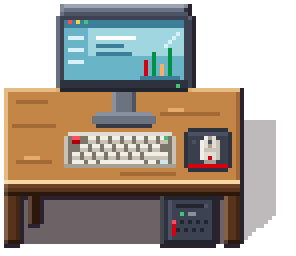
#> input picture pixel-art/sprites/desk/desk_front.png, 74 x 64 px (shown 4 times larger)
$ python bookshelf.py
#> lines starting #> are read from the running program, lines starting #| are printed output that depends on the picture
### pixel-art/sprites/kit.py
"""Shared sprite kit for the Gastron virtual office — 32px grid, top-down 3/4 view (not isometric).

Style contract (every sprite follows this):
  * camera looks down at ~3/4: objects show a lit TOP face and a darker FRONT face
  * light comes from the top-left; 1px dark outline (OL) around every silhouette
  * v2 (after ko.dll): dark outline only on the shade side; long sheared cast shadow to the right
  * 4-step colour ramps: [highlight, base, shade, deep]
"""
from pathlib import Path

import numpy as np
from PIL import Image

GRID = 32

# ------------------------------------------------------------- palette ----
OL = "#2b2230"
SHADOW = (40, 24, 30)
WOOD = ["#e2ad6c", "#c38646", "#a46a36", "#7a4a26"]          # desk top (lit plane, kept bright)
LIP = "#f6d8a4"                                              # cream highlight on the edge that faces the light
WOOD_F = ["#6e4226", "#58331c", "#432514", "#2c170b"]        # front faces: much darker than the top
METAL = ["#8a919e", "#6b7280", "#4f5562", "#363a44"]
PLASTIC = ["#4e5466", "#3d4252", "#2e323e", "#22252e"]       # monitor bezel, chair
FABRIC = ["#5a6072", "#474c5c", "#383c49", "#2a2d37"]        # chair cushion
SCREEN = ["#d7f1f6", "#9fd6e0", "#6ab4c8", "#3d7f98"]
KEY = ["#f2efe8", "#e2ddd2", "#c9c3b6", "#a8a193"]
RED = ["#ff4d5a", "#D70010", "#a8000c", "#78000a"]           # Gastron CI red
GREEN = ["#3fc47a", "#009143", "#006e33", "#004d24"]          # Gastron CI green
FLOOR = ["#d6bb90", "#ccb087", "#c3a67c", "#a98c64"]         # preview background only


def hx(c):
    return c if isinstance(c, tuple) else tuple(int(c[i:i + 2], 16) for i in (1, 3, 5))


class Sprite:
    """Transparent pixel canvas with helpers. Draw, then .finish() adds outline + shadow."""

    def __init__(self, w, h):
        self.w, self.h = w, h
        self.a = np.zeros((h, w, 4), np.uint8)
        self.casts = []                                           # floor footprints that throw shadow

    def cast(self, x0, y0, x1, y1, height):
        """Register a floor footprint (screen rect where the object meets the floor) and the
        object's height above it. finish() sweeps it toward the upper-right (light from the
        front-left) — so a long desk throws a long shadow along its whole depth."""
        self.casts.append((x0, y0, x1, y1, height))

    # ---- primitives
    def px(self, x, y, c):
        if 0 <= x < self.w and 0 <= y < self.h:
            self.a[int(y), int(x)] = list(hx(c)[:3]) + [255]

    def rect(self, x0, y0, x1, y1, c):
        """Filled rect, x1/y1 exclusive."""
        x0, y0, x1, y1 = max(0, x0), max(0, y0), min(self.w, x1), min(self.h, y1)
        if x1 > x0 and y1 > y0:
            self.a[y0:y1, x0:x1] = list(hx(c)[:3]) + [255]

    def hline(self, x0, x1, y, c):
        self.rect(x0, y, x1, y + 1, c)

    def vline(self, x, y0, y1, c):
        self.rect(x, y0, x + 1, y1, c)

    # [8 lines left out: function rrect, not called in this run]

    def disc(self, cx, cy, rx, ry, c):
        for y in range(int(cy - ry), int(cy + ry) + 1):
            for x in range(int(cx - rx), int(cx + rx) + 1):
                if ((x - cx) / rx) ** 2 + ((y - cy) / ry) ** 2 <= 1:
                    self.px(x, y, c)

    # [16 lines left out: function paste, not called in this run]

    # ---- finishing
    def finish(self, outline=True, shadow=True, shear=0.6, max_shift=14, rim=0.16, full_outline=False):
        """v2 finishing pass (style study of ko.dll's desk):
        * SELECTIVE OUTLINE — dark OL only on the bottom / right edges (the shade side);
          the top / left edges facing the light get no dark line, just a lightened rim pixel.
        * LONG CAST SHADOW — the silhouette sheared to the right in proportion to its height
          above the floor line (light from the upper-left), flat semi-transparent colour.
          The canvas grows to the right by up to `max_shift` px to hold it; the object itself
          keeps its position, so anchor sprites by their top-left / object bottom as before.
        """
        m = self.a[..., 3] == 255
        if outline:
            up = np.zeros_like(m); up[1:, :] = m[:-1, :]          # inside pixel directly above
            dn = np.zeros_like(m); dn[:-1, :] = m[1:, :]          # inside pixel directly below
            lf = np.zeros_like(m); lf[:, 1:] = m[:, :-1]
            rt = np.zeros_like(m); rt[:, :-1] = m[:, 1:]
            ring = (up | dn | lf | rt) & ~m
            lit_side = ring & (dn | rt) & ~(up | lf)              # sits above / left of the shape
            if rim:                                               # brighten the shape's lit edge instead
                edge = m & (~np.roll(m, 1, 0) | ~np.roll(m, 1, 1))
                edge[0, :] |= m[0, :]
                edge[:, 0] |= m[:, 0]
                rgb = self.a[edge, :3].astype(float)
                self.a[edge, :3] = (rgb + (255 - rgb) * rim).astype(np.uint8)
            self.a[ring if full_outline else ring & ~lit_side] = list(hx(OL)) + [255]
            m = self.a[..., 3] == 255
        if shadow and self.casts:
            kx, ky = shear, shear * 0.75
            pad = int(max(h for *_, h in self.casts) * kx) + 1
            big = np.zeros((self.h, self.w + pad, 4), np.uint8)
            big[:, :self.w] = self.a
            sh = np.zeros(big.shape[:2], bool)
            for x0, y0, x1, y1, hgt in self.casts:
                for t in range(hgt + 1):                          # sweep the footprint up to the object's height
                    dx, dy = int(round(t * kx)), int(round(t * ky))
                    ya, yb = max(0, y0 - dy), max(0, y1 - dy)
                    sh[ya:yb, max(0, x0 + dx):x1 + dx] = True
            sh &= big[..., 3] == 0
            big[sh] = list(SHADOW) + [int(255 * 0.30)]
            self.a, self.w = big, self.w + pad
        elif shadow:
            rows = np.where(m.any(axis=1))[0]
            floor = rows.max() if len(rows) else self.h - 1
            pad = max_shift
            big = np.zeros((self.h, self.w + pad, 4), np.uint8)
            big[:, :self.w] = self.a
            mb = np.zeros((self.h, self.w + pad), bool)
            mb[:, :self.w] = m
            sh = np.zeros_like(mb)
            for y in range(self.h):
                k = int(round((floor - y) * shear))
                if k > max_shift:                                 # tall parts (monitor, bottle) would
                    continue                                      # throw shadow onto thin air: cut it off
                if k > 0:
                    sh[y, k:] = mb[y, :-k]
                elif k == 0:
                    sh[y] = mb[y]
            sh &= big[..., 3] == 0
            big[sh] = list(SHADOW) + [int(255 * 0.30)]
            self.a, self.w = big, self.w + pad
        return self

    # [8 lines left out: function wall_shadow, not called in this run]

    def image(self):
        return Image.fromarray(self.a, "RGBA")

    # [4 lines left out: function save, not called in this run]


def floor_bg(w, h):
    """Wood-plank floor tile used only behind previews, so the sprite is judged in context."""
    bg = np.zeros((h, w, 4), np.uint8)
    for row, y in enumerate(range(0, h, 8)):
        x = -((row * 13) % 24)
        while x < w:
            ln = 24 + ((x * 7 + row * 11) % 3) * 8
            c = hx(FLOOR[(x + row) % 3])
            bg[y:y + 7, max(0, x):max(0, min(w, x + ln - 1))] = list(c) + [255]
            bg[y:y + 7, max(0, min(w, x + ln - 1)):max(0, min(w, x + ln))] = list(hx(FLOOR[3])) + [255]
            x += ln
        bg[min(h, y + 7):min(h, y + 8), :] = list(hx(FLOOR[3])) + [255]
    return Image.fromarray(bg, "RGBA")


# [29 lines left out: function preview, not called in this run]

### pixel-art/sprites/bookshelf.py
"""Sprite 09 — bookshelf, 4 directions. Steep top-down camera, desk scale
(90 cm wide = 44 px, 35 cm deep = 14 px top face, 180 cm tall = 36 px front face).

Top-down cues: a big lit TOP face with things lying on it (flat books, a little plant),
every shelf board shows a thin lit top edge, and every book shows a lit pixel on its top.

Direction = the way the OPEN side faces:
  shelf_front.png  48x58  shelves + books face the viewer
  shelf_back.png   48x58  plain back panel faces the viewer
  shelf_left.png   24x78  open side faces left (west): side panel, book ends peek at the open edge
  shelf_right.png  24x78  open side faces right (east)
Anchor by the bottom-centre. Outputs in ./bookshelf/ + bookshelf-preview.png (desk for scale)
"""
import random
from pathlib import Path

from PIL import Image

from kit import GREEN, LIP, RED, WOOD, WOOD_F, Sprite, floor_bg

OUT = Path(__file__).parent / "bookshelf"
OUT.mkdir(exist_ok=True)
BOOKS = ["#b0473a", "#3f6f8f", "#d8b44a", "#4f8f5c", "#e8e2d4", "#7a4f8f", "#c96a3a", "#2f4f6f", RED[1], GREEN[1]]
INSIDE = "#24140a"                                            # shadowed back of the shelves


def lighter(c, t=0.3):
    r, g, b = (int(c[i:i + 2], 16) for i in (1, 3, 5))
    return "#%02x%02x%02x" % tuple(int(v + (255 - v) * t) for v in (r, g, b))


def darker(c, t=0.3):
    r, g, b = (int(c[i:i + 2], 16) for i in (1, 3, 5))
    return "#%02x%02x%02x" % tuple(int(v * (1 - t)) for v in (r, g, b))


def top_face(s, x0, x1, y0, y1, items, mirror=False):
    """Lit top of the cabinet + what lies on it (positions mirror for the back view)."""
    s.rect(x0, y0, x1, y1, WOOD[1])
    s.hline(x0, x1, y0, WOOD[0])
    s.vline(x0, y0, y1, WOOD[0])
    s.vline(x1 - 1, y0 + 1, y1, WOOD[2])
    for y in range(y0 + 3, y1 - 2, 4):                        # grain along the long side
        s.hline(x0 + 3 + (y * 7) % 9, x0 + 12 + (y * 7) % 9, y, WOOD[2])
    s.hline(x0, x1, y1 - 1, LIP)                              # near edge catches the light
    if not items:
        return
    w = x1 - x0
    fx = (lambda a: x1 - (a - x0) - 1) if mirror else (lambda a: a)
    # two books lying flat (we see their covers) + a small potted plant
    bx = fx(x0 + 4) - (6 if mirror else 0)
    s.rect(bx, y0 + 4, bx + 7, y0 + 9, BOOKS[1])
    s.hline(bx, bx + 7, y0 + 4, lighter(BOOKS[1]))
    s.rect(bx + 1, y0 + 2, bx + 8, y0 + 6, RED[1])            # second one on top, slightly turned
    s.hline(bx + 1, bx + 8, y0 + 2, RED[0])
    s.vline(bx + 7, y0 + 3, y0 + 6, "#f4f1ea")                # page edge
    px_ = fx(x0 + w - 9) - (4 if mirror else 0)
    s.rect(px_, y0 + 6, px_ + 5, y0 + 10, "#c97a4a")          # plant pot
    s.disc(px_ + 2.5, y0 + 5.5, 2.5, 1.2, "#e09a6a")          # pot rim
    s.disc(px_ + 2.5, y0 + 3.5, 3.5, 3, "#549f42")            # leaves seen from above
    s.disc(px_ + 1.5, y0 + 2.5, 2, 1.6, "#78bf55")
    s.px(px_ + 1, y0 + 2, "#a6dc72")


def book_row(s, x0, x1, base, hmax, rng):
    """Books standing on a shelf: varied widths/heights, lit top pixel, the odd gap or binder."""
    x = x0
    while x < x1:
        if rng.random() < 0.1 and x + 3 < x1:                 # gap
            x += 2
            continue
        if rng.random() < 0.15 and x + 5 <= x1:               # binder with a white label
            c = rng.choice([RED[1], "#2f4f6f", GREEN[1]])
            s.rect(x, base - hmax, x + 4, base, c)
            s.hline(x, x + 4, base - hmax, lighter(c))
            s.rect(x + 1, base - hmax + 2, x + 3, base - hmax + 3, "#f4f1ea")
            x += 4
            continue
        bw = rng.choice([1, 2, 2, 3])
        if x + bw > x1:
            break
        bh = hmax - rng.choice([0, 0, 1, 2])
        c = rng.choice(BOOKS)
        s.rect(x, base - bh, x + bw, base, c)
        s.hline(x, x + bw, base - bh, lighter(c, 0.4))        # book top seen from above
        if bw > 1:
            s.vline(x + bw - 1, base - bh + 1, base, darker(c, 0.25))
        x += bw


# ================================================================ front ===
X0, X1 = 2, 46
TOP0, TOP1 = 4, 18
FR1 = 54
SHELVES = [18, 26, 34, 42, 50]                                # board tops (y)


def carcass_front(s):
    s.rect(X0, TOP1, X1, FR1, WOOD_F[1])                      # front frame
    s.vline(X0, TOP1, FR1, WOOD_F[0])
    s.vline(X1 - 1, TOP1, FR1, WOOD_F[2])
    s.rect(X0 + 2, TOP1 + 1, X1 - 2, FR1 - 4, INSIDE)         # dark interior
    s.rect(X0 + 1, FR1 - 4, X1 - 1, FR1, WOOD_F[3])           # kick plinth
    s.hline(X0 + 1, X1 - 1, FR1 - 4, WOOD_F[2])


def draw_front():
    s = Sprite(48, 58)
    carcass_front(s)
    rng = random.Random(7)
    for a, b in zip(SHELVES, SHELVES[1:]):
        if b == 34:                                           # one shelf with a trophy + a box
            book_row(s, X0 + 3, X0 + 22, b - 1, 6, rng)
            s.rect(X0 + 26, b - 5, X0 + 29, b - 1, "#d8b44a")  # trophy
            s.hline(X0 + 25, X0 + 30, b - 6, "#f0d27a")
            s.rect(X0 + 27, b - 2, X0 + 28, b - 1, "#a8862a")
            s.rect(X0 + 32, b - 4, X1 - 4, b - 1, "#d9a866")  # storage box
            s.hline(X0 + 32, X1 - 4, b - 4, "#e8bf82")
            s.px(X0 + 35, b - 3, RED[1])
        else:
            book_row(s, X0 + 3, X1 - 3, b - 1, 6, rng)
        s.rect(X0 + 2, b - 1, X1 - 2, b, WOOD[1])             # shelf board: lit top edge
        s.hline(X0 + 2, X1 - 2, b - 1, WOOD[0])
        s.rect(X0 + 2, b, X1 - 2, b + 1, WOOD_F[1])           # ... and its front edge
    top_face(s, X0, X1, TOP0, TOP1, True)
    s.cast(X0, TOP0 + (FR1 - TOP1), X1, FR1, FR1 - TOP1)
    return s.finish()


def draw_back():
    s = Sprite(48, 58)
    s.rect(X0, TOP1, X1, FR1, WOOD_F[1])                      # plain back panel
    s.vline(X0, TOP1, FR1, WOOD_F[0])
    s.vline(X1 - 1, TOP1, FR1, WOOD_F[2])
    for x in range(X0 + 11, X1 - 4, 11):                      # plank seams
        s.vline(x, TOP1 + 1, FR1 - 4, WOOD_F[2])
    s.rect(X0 + 1, FR1 - 4, X1 - 1, FR1, WOOD_F[3])
    s.hline(X0 + 1, X1 - 1, FR1 - 4, WOOD_F[2])
    s.rect(30, 24, 38, 29, "#f4f1ea")                         # assembly label
    s.px(31, 25, RED[1])
    top_face(s, X0, X1, TOP0, TOP1, True, mirror=True)
    s.cast(X0, TOP0 + (FR1 - TOP1), X1, FR1, FR1 - TOP1)
    return s.finish()


# ================================================================= side ===
SX0, SX1 = 3, 20                                              # 17 px: the shelf's depth
STOP0, STOP1 = 4, 39                                          # 35 px: its width x0.8
SFR1 = 75


def draw_side(open_east):
#> called with open_east = False
    s = Sprite(24, 78)
    X = (lambda a, b: (a, b)) if open_east else (lambda a, b: (SX0 + SX1 - b, SX0 + SX1 - a))
    s.rect(SX0, STOP1, SX1, SFR1, WOOD_F[1])                  # side panel
    s.vline(SX0, STOP1, SFR1, WOOD_F[0])
    s.vline(SX1 - 1, STOP1, SFR1, WOOD_F[2])
    for y in range(STOP1 + 5, SFR1 - 6, 7):                   # grain
        s.hline(SX0 + 3, SX1 - 4, y, WOOD_F[2])
    s.rect(SX0 + 1, SFR1 - 4, SX1 - 1, SFR1, WOOD_F[3])
    # open edge: shelf ends + book ends peeking past the carcass edge
    ea, eb = X(SX1 - 3, SX1)
    s.rect(ea, STOP1, eb, SFR1 - 4, WOOD_F[0])
    rng = random.Random(3)
    for i, y in enumerate(range(STOP1 + 1, SFR1 - 5, 8)):
        s.hline(ea, eb, y, WOOD[1])                           # shelf board end (lit)
        for k in range(1, 7):
            if rng.random() < 0.7:
                s.px(X(SX1 - 2, SX1 - 1)[0], y + k, rng.choice(BOOKS))
    # top face (the shelf's width runs into the screen) + items lying on it
    s.rect(SX0, STOP0, SX1, STOP1, WOOD[1])
    s.hline(SX0, SX1, STOP0, WOOD[0])
    s.vline(SX0, STOP0, STOP1, WOOD[0])
    s.vline(SX1 - 1, STOP0 + 1, STOP1, WOOD[2])
    for x in range(SX0 + 3, SX1 - 2, 4):
        s.vline(x, STOP0 + 4 + x % 5, STOP0 + 14 + x % 5, WOOD[2])
    s.hline(SX0, SX1, STOP1 - 1, LIP)
    ba, bb = X(SX0 + 4, SX0 + 10)                             # flat books
    s.rect(ba, STOP0 + 4, bb, STOP0 + 12, BOOKS[1])
    s.rect(ba + 1, STOP0 + 3, bb + 1, STOP0 + 9, RED[1])
    s.hline(ba + 1, bb + 1, STOP0 + 3, RED[0])
    pa = X(SX0 + 6, SX0 + 11)[0]                              # plant near the far end
    s.rect(pa, STOP0 + 26, pa + 5, STOP0 + 30, "#c97a4a")
    s.disc(pa + 2.5, STOP0 + 25.5, 2.5, 1.2, "#e09a6a")
    s.disc(pa + 2.5, STOP0 + 23.5, 3.5, 3, "#549f42")
    s.disc(pa + 1.5, STOP0 + 22.5, 2, 1.6, "#78bf55")
    s.cast(SX0, STOP0 + (SFR1 - STOP1), SX1, SFR1, SFR1 - STOP1)
    return s.finish()


if __name__ == "__main__":
    views = {"front": draw_front(), "back": draw_back(), "left": draw_side(False), "right": draw_side(True)}
    for k, v in views.items():
        v.image().save(OUT / f"shelf_{k}.png")
#> this loop made 4 passes
#> pass 1, `v.image().save(OUT / f"shelf_{k}.png")`:
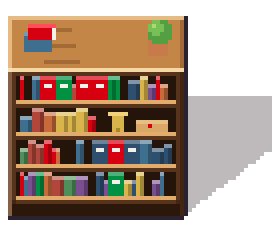
#> saved as shelf_front.png: PIL image 70x58 RGBA (shown 4 times larger); mean R, G, B, A 77.7, 55.1, 39.8, 152.4; transparent parts drawn white
#> pass 2, `v.image().save(OUT / f"shelf_{k}.png")`:
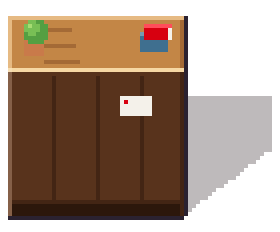
#> saved as shelf_back.png: PIL image 70x58 RGBA (shown 4 times larger); mean R, G, B, A 68.5, 45.3, 29.6, 152.4; transparent parts drawn white
    desk = Image.open(Path(__file__).parent / "desk" / "desk_front.png")
#> desk is the input picture: PIL image 74x64 RGBA; mean R, G, B, A 82.5, 72.5, 62.9, 163.7
    items = [views[k].image() for k in ("front", "back", "left", "right")] + [desk]
#> items = 5 items
    gap = 8
    H = max(i.height for i in items) + 2 * gap
#> H = 94
    W = sum(i.width for i in items) + gap * (len(items) + 1)
#> W = 354
    scene = floor_bg(W, H)
#> after the loop in floor_bg, `for row, y in enumerate(range(0, h, 8)):`:
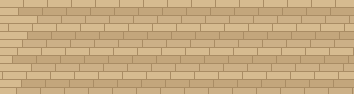
#> bg: shape (94, 354, 4); mean of channels 0, 1, 2, 3 199.5, 171.4, 129.6, 255; drawn as R, G, B
    x = gap
    for im in items:
        scene.alpha_composite(im, (x, H - gap - im.height))
        x += im.width + gap
#> this loop made 5 passes
#> x on passes 1 to 5: 86, 164, 218, 272, 354
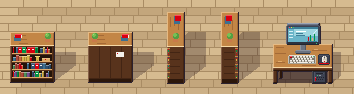
#> scene: PIL image 354x94 RGBA; mean R, G, B, A 173, 144, 108.1, 255
#> after the loop, x = 354
    scene.convert("RGB").resize((W * 6, H * 6), Image.NEAREST).save(OUT / "bookshelf-preview.png")
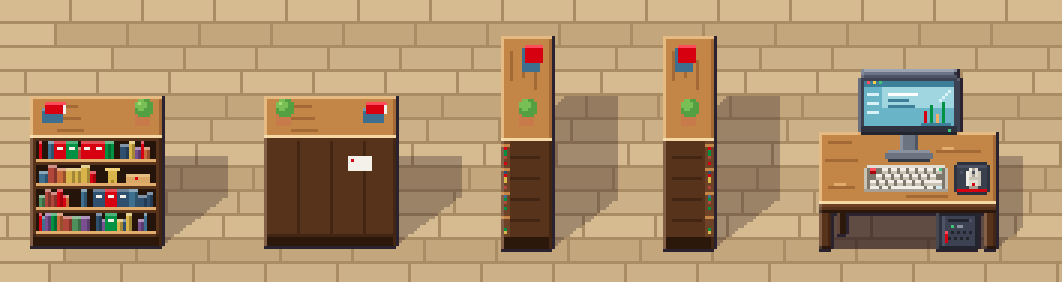
#> saved as bookshelf-preview.png: PIL image 2124x564 RGB (shown at 1/2 size); mean R, G, B 173, 144, 108.1
    print("ok")
